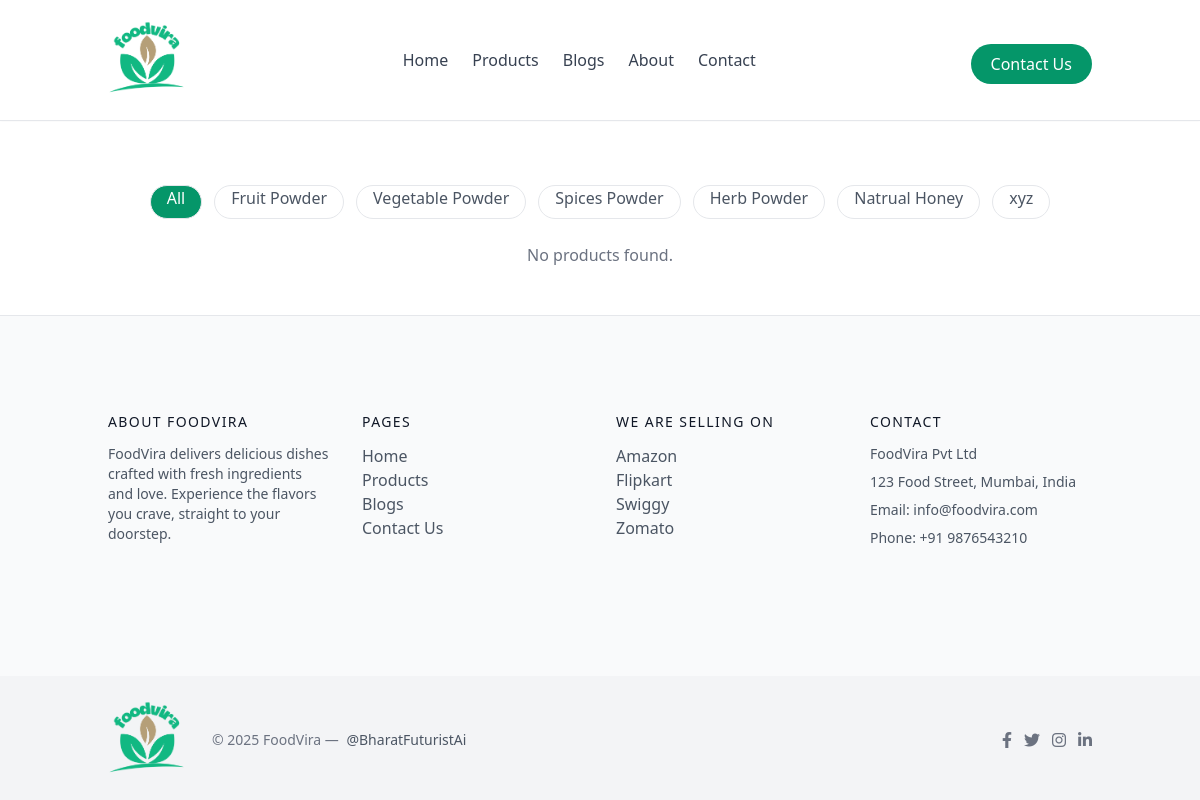
Screenshot of /products/ with the database file from the repository.
### apps/products/models.py (models this page shows, shortened)
class Category(BaseClass):
    name = models.CharField(max_length=255, unique=True)

### apps/store/views.py (the view)
# urls.py: path("products/", products, name="products"),
def products(request):
    category_id = request.GET.get("category")
    categories = Category.objects.all()
    product_list = Product.objects.order_by("-created_at")
    if category_id:
        product_list = product_list.filter(category_id=category_id)
    paginator = Paginator(product_list, 12)  # products per page
    page_number = request.GET.get("page")
    page_obj = paginator.get_page(page_number)
    context = {
        "categories": categories,
        "products": page_obj.object_list,
        "page_obj": page_obj,
        "selected_category": category_id,
    }
    return render(request, "store/products.html", context)

### apps/store/templates/store/products.html (shortened to what this page needs)
{% extends 'store/base.html' %}
{% block body %}
<section class="text-gray-600 body-font">
  <div class="container px-5 py-16 mx-auto">
    <div class="flex flex-wrap gap-3 mb-10 justify-center">
      <a
        href="{% url 'products' %}"
        class="px-4 pb-2 rounded-full border
        {% if not selected_category %}
          bg-green-600 text-white
        {% else %}
          hover:bg-gray-100
        {% endif %}"
      >
        All
      </a>
      {% for category in categories %}
      <a
        href="?category={{ category.id }}"
        class="px-4 pb-2 rounded-full border
        {% if selected_category == category.id|stringformat:'s' %}
          bg-green-600 text-white
        {% else %}
          hover:bg-gray-100
        {% endif %}"
      >
        {{ category.name }}
      </a>
      {% endfor %}
    </div>
    <div class="flex flex-wrap -m-4">
      {% for product in products %}
      <div class="lg:w-1/4 md:w-1/2 p-4 w-full">
        <a class="block relative rounded overflow-hidden">
          <img
            alt="{{ product.title }}"
            class="object-cover object-center w-full h-auto block"
            src="{{ product.image.url }}"
          >
        </a>
        <div class="mt-4">
          <h3 class="text-gray-500 text-xs tracking-widest title-font mb-1">
            {{ product.category.name }}
          </h3>
          <a
            href="{% url 'product_detail' product_id=product.id %}"
            class="text-gray-900 title-font text-lg font-medium hover:text-green-600"
          >
            {{ product.title }}
          </a>
          <p class="mt-1 font-semibold">₹{{ product.price }}</p>
        </div>
      </div>
      {% empty %}
      <p class="text-center w-full text-gray-500">
        No products found.
      </p>
      {% endfor %}
    </div>
  </div>
</section>
{% endblock %}

### rows the page displays
Category: name "Fruit Powder"
Category: name "Vegetable Powder"
Category: name "Spices Powder"
Category: name "Herb Powder"
Category: name "Natrual Honey"
Category: name "xyz"
